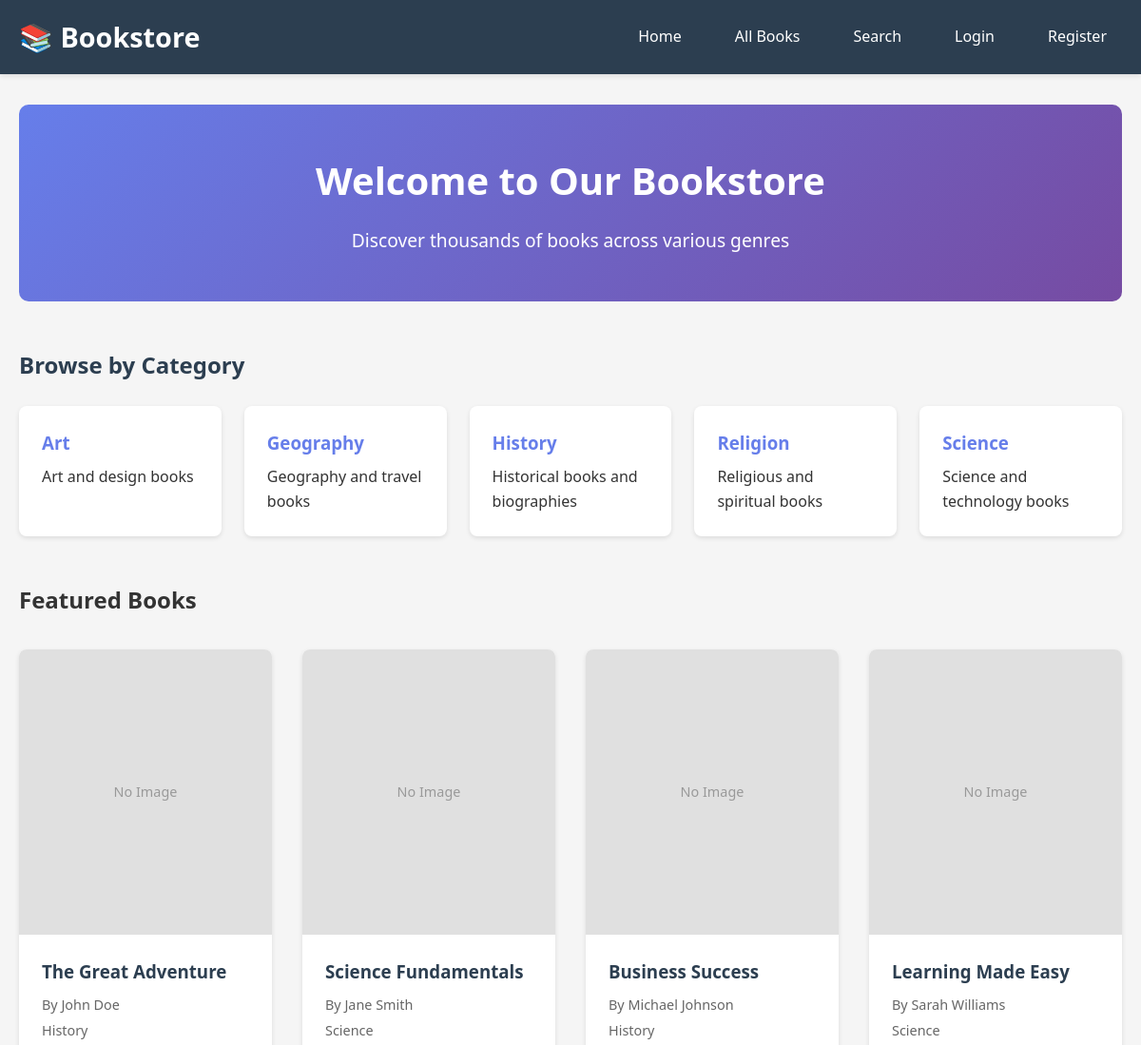
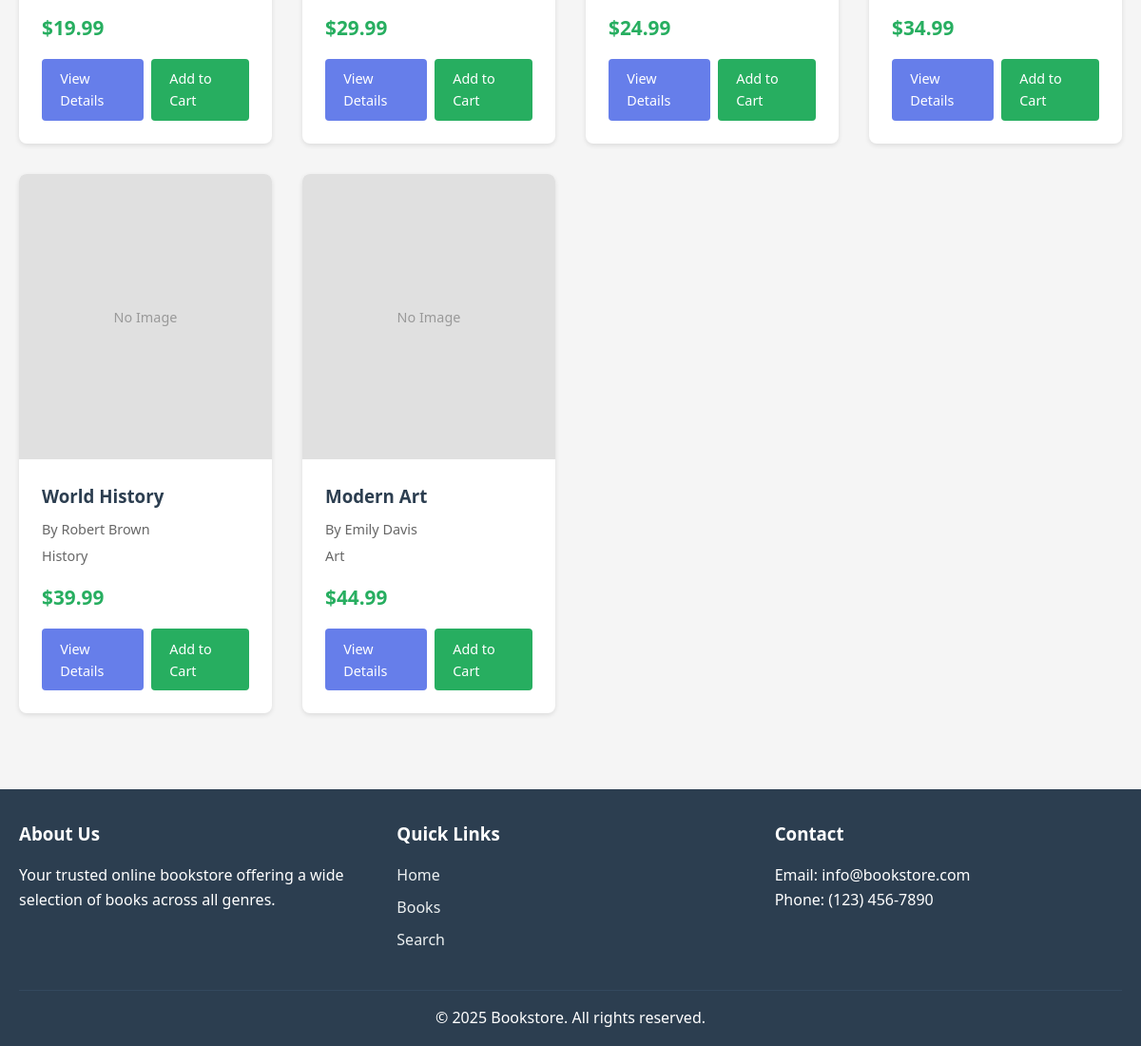
The page / on the database its author committed (2 pictures, top to bottom).
### tables this page shows
CREATE TABLE IF NOT EXISTS categories (
    category_id INT AUTO_INCREMENT PRIMARY KEY,
    category_name VARCHAR(100) NOT NULL UNIQUE,
    description TEXT,
    created_at TIMESTAMP DEFAULT CURRENT_TIMESTAMP
);

CREATE TABLE IF NOT EXISTS books (
    book_id INT AUTO_INCREMENT PRIMARY KEY,
    isbn VARCHAR(20) UNIQUE,
    title VARCHAR(255) NOT NULL,
    category_id INT NOT NULL,
    publisher_id INT NOT NULL,
    price DECIMAL(10, 2) NOT NULL,
    stock_quantity INT DEFAULT 0,
    threshold INT DEFAULT 10,
    description TEXT,
    image_url VARCHAR(255),
    publication_year YEAR,
    created_at TIMESTAMP DEFAULT CURRENT_TIMESTAMP,
    updated_at TIMESTAMP DEFAULT CURRENT_TIMESTAMP ON UPDATE CURRENT_TIMESTAMP,
    FOREIGN KEY (category_id) REFERENCES categories(category_id) ON DELETE CASCADE,
    FOREIGN KEY (publisher_id) REFERENCES publishers(publisher_id) ON DELETE CASCADE,
    INDEX idx_title (title),
    INDEX idx_category (category_id),
    INDEX idx_publisher (publisher_id),
    INDEX idx_isbn (isbn)
);

### includes/functions.php (called while the page is built, shortened)
<?php
function getFeaturedBooks($conn, $limit = 6) {
    $sql = "SELECT b.*, c.category_name, p.publisher_name,
            GROUP_CONCAT(DISTINCT a.author_name SEPARATOR ', ') as authors
            FROM books b
            JOIN categories c ON b.category_id = c.category_id
            JOIN publishers p ON b.publisher_id = p.publisher_id
            LEFT JOIN book_authors ba ON b.book_id = ba.book_id
            LEFT JOIN authors a ON ba.author_id = a.author_id
            WHERE b.stock_quantity > 0
            GROUP BY b.book_id
            ORDER BY b.created_at DESC
            LIMIT ?";
    $stmt = $conn->prepare($sql);
    $stmt->bind_param("i", $limit);
    $stmt->execute();
    $result = $stmt->get_result();
    return $result->fetch_all(MYSQLI_ASSOC);
}
function getCategories($conn) {
    $sql = "SELECT * FROM categories ORDER BY category_name";
    $result = $conn->query($sql);
    return $result->fetch_all(MYSQLI_ASSOC);
}
function isLoggedIn() {
    return isset($_SESSION['customer_id']);
}
?>

### index.php (the view, shortened to what this page needs)
<?php
require_once 'config/database.php';
require_once 'includes/functions.php';
$conn = getDBConnection();
$featured_books = getFeaturedBooks($conn, 6);
$categories = getCategories($conn);
include 'includes/header.php';
?>
<div class="container">
    <div class="hero-section">
        <h1>Welcome to Our Bookstore</h1>
        <p>Discover thousands of books across various genres</p>
    </div>
    <div class="categories-section">
        <h2>Browse by Category</h2>
        <div class="categories-grid">
            <?php foreach ($categories as $category): ?>
                <a href="books.php?category=<?php echo $category['category_id']; ?>" class="category-card">
                    <h3><?php echo htmlspecialchars($category['category_name']); ?></h3>
                    <p><?php echo htmlspecialchars($category['description'] ?? ''); ?></p>
                </a>
            <?php endforeach; ?>
        </div>
    </div>
    <div class="featured-books-section">
        <h2>Featured Books</h2>
        <div class="books-grid">
            <?php if (empty($featured_books)): ?>
                <p>No books available at the moment.</p>
            <?php else: ?>
                <?php foreach ($featured_books as $book): ?>
                    <div class="book-card">
                        <div class="book-image">
                            <?php if ($book['image_url']): ?>
                                <img src="<?php echo htmlspecialchars($book['image_url']); ?>" alt="<?php echo htmlspecialchars($book['title']); ?>">
                            <?php else: ?>
                                <div class="placeholder-image">No Image</div>
                            <?php endif; ?>
                        </div>
                        <div class="book-info">
                            <h3><a href="book-details.php?id=<?php echo $book['book_id']; ?>"><?php echo htmlspecialchars($book['title']); ?></a></h3>
                            <p class="author">By <?php echo htmlspecialchars($book['authors'] ?? 'N/A'); ?></p>
                            <p class="category"><?php echo htmlspecialchars($book['category_name']); ?></p>
                            <p class="price">$<?php echo number_format($book['price'], 2); ?></p>
                            <div class="book-actions">
                                <a href="book-details.php?id=<?php echo $book['book_id']; ?>" class="btn btn-primary">View Details</a>
                                <?php if ($book['stock_quantity'] > 0): ?>
                                    <a href="cart.php?action=add&book_id=<?php echo $book['book_id']; ?>" class="btn btn-success">Add to Cart</a>
                                <?php else: ?>
                                    <span class="btn btn-disabled">Out of Stock</span>
                                <?php endif; ?>
                            </div>
                        </div>
                    </div>
                <?php endforeach; ?>
            <?php endif; ?>
        </div>
    </div>
</div>
<?php
include 'includes/footer.php';
?>

### includes/header.php (shortened to what this page needs)
<?php
$base_path = '';
?>
<!DOCTYPE html>
<html lang="en">
<head>
    <link rel="stylesheet" href="<?php echo $base_path; ?>assets/css/style.css">
</head>
<body>
    <header class="main-header">
        <div class="container">
            <div class="header-content">
                <div class="logo">
                    <a href="<?php echo $base_path; ?>index.php">
                        <h1>📚 Bookstore</h1>
                    </a>
                </div>
                <nav class="main-nav">
                    <ul>
                        <?php if (strpos($_SERVER['PHP_SELF'], '/admin/') === false): ?>
                            <li><a href="<?php echo $base_path; ?>index.php">Home</a></li>
                            <li><a href="<?php echo $base_path; ?>books.php">All Books</a></li>
                            <li><a href="<?php echo $base_path; ?>search.php">Search</a></li>
                            <?php if (isLoggedIn()): ?>
                                <li><a href="<?php echo $base_path; ?>cart.php">Cart</a></li>
                                <li><a href="<?php echo $base_path; ?>orders.php">My Orders</a></li>
                                <li><a href="<?php echo $base_path; ?>profile.php">Profile</a></li>
                                <li><a href="<?php echo $base_path; ?>logout.php">Logout</a></li>
                            <?php else: ?>
                                <li><a href="<?php echo $base_path; ?>login.php">Login</a></li>
                                <li><a href="<?php echo $base_path; ?>register.php">Register</a></li>
                            <?php endif; ?>
                        <?php endif; ?>
                    </ul>
                </nav>
            </div>
        </div>
    </header>
    <main class="main-content">

### includes/footer.php (shortened to what this page needs)
    </main>
    <?php
    $base_path = '';
    ?>
    <footer class="main-footer">
        <div class="container">
            <div class="footer-content">
                <div class="footer-section">
                    <h3>About Us</h3>
                    <p>Your trusted online bookstore offering a wide selection of books across all genres.</p>
                </div>
                <div class="footer-section">
                    <h3>Quick Links</h3>
                    <ul>
                        <li><a href="<?php echo $base_path; ?>index.php">Home</a></li>
                        <li><a href="<?php echo $base_path; ?>books.php">Books</a></li>
                        <li><a href="<?php echo $base_path; ?>search.php">Search</a></li>
                    </ul>
                </div>
                <div class="footer-section">
                    <h3>Contact</h3>
                    <p>Email: info@bookstore.com</p>
                    <p>Phone: (123) 456-7890</p>
                </div>
            </div>
            <div class="footer-bottom">
                <p>&copy; <?php echo date('Y'); ?> Bookstore. All rights reserved.</p>
            </div>
        </div>
    </footer>
</body>
</html>

### assets/css/style.css (style rules this page uses)
* { margin: 0; padding: 0; box-sizing: border-box; }
body { font-family: 'Segoe UI', Tahoma, Geneva, Verdana, sans-serif; line-height: 1.6; color: #333; background-color: #f5f5f5; }
.container { max-width: 1200px; margin: 0 auto; padding: 0 20px; }
.main-header { background-color: #2c3e50; color: white; padding: 1rem 0; box-shadow: 0 2px 5px rgba(0,0,0,0.1); }
.header-content { display: flex; justify-content: space-between; align-items: center; }
.logo a { color: white; text-decoration: none; }
.logo h1 { font-size: 1.8rem; }
.main-nav ul { list-style: none; display: flex; gap: 1.5rem; }
.main-nav a { color: white; text-decoration: none; padding: 0.5rem 1rem; border-radius: 4px; transition: background-color 0.3s; }
.main-content { min-height: calc(100vh - 200px); padding: 2rem 0; }
.hero-section { text-align: center; padding: 3rem 0; background: linear-gradient(135deg, #667eea 0%, #764ba2 100%); color: white; border-radius: 10px; margin-bottom: 3rem; }
.hero-section h1 { font-size: 2.5rem; margin-bottom: 1rem; }
.hero-section p { font-size: 1.2rem; }
.categories-section { margin-bottom: 3rem; }
.categories-section h2 { margin-bottom: 1.5rem; color: #2c3e50; }
.categories-grid { display: grid; grid-template-columns: repeat(auto-fit, minmax(200px, 1fr)); gap: 1.5rem; }
.category-card { background: white; padding: 1.5rem; border-radius: 8px; text-decoration: none; color: #333; box-shadow: 0 2px 5px rgba(0,0,0,0.1); transition: transform 0.3s, box-shadow 0.3s; }
.category-card h3 { margin-bottom: 0.5rem; color: #667eea; }
.books-grid { display: grid; grid-template-columns: repeat(auto-fill, minmax(250px, 1fr)); gap: 2rem; margin-top: 2rem; }
.book-card { background: white; border-radius: 8px; overflow: hidden; box-shadow: 0 2px 5px rgba(0,0,0,0.1); transition: transform 0.3s, box-shadow 0.3s; }
.book-image { width: 100%; height: 300px; background-color: #e0e0e0; display: flex; align-items: center; justify-content: center; overflow: hidden; }
.placeholder-image { color: #999; font-size: 0.9rem; }
.book-info { padding: 1.5rem; }
.book-info h3 { margin-bottom: 0.5rem; }
.book-info h3 a { color: #2c3e50; text-decoration: none; }
.book-info .author, .book-info .category { color: #666; font-size: 0.9rem; margin-bottom: 0.3rem; }
.book-info .price { font-size: 1.3rem; font-weight: bold; color: #27ae60; margin: 1rem 0; }
.book-actions { display: flex; gap: 0.5rem; margin-top: 1rem; }
.btn { padding: 0.6rem 1.2rem; border: none; border-radius: 4px; text-decoration: none; display: inline-block; cursor: pointer; transition: background-color 0.3s; font-size: 0.9rem; }
.btn-primary { background-color: #667eea; color: white; }
.btn-success { background-color: #27ae60; color: white; }
.main-footer { background-color: #2c3e50; color: white; padding: 2rem 0 1rem; margin-top: 3rem; }
.footer-content { display: grid; grid-template-columns: repeat(auto-fit, minmax(250px, 1fr)); gap: 2rem; margin-bottom: 2rem; }
.footer-section h3 { margin-bottom: 1rem; }
.footer-section ul { list-style: none; }
.footer-section ul li { margin-bottom: 0.5rem; }
.footer-section a { color: #ecf0f1; text-decoration: none; }
.footer-bottom { text-align: center; padding-top: 1rem; border-top: 1px solid #34495e; }

### rows shown on the page
categories: category_name "Art", description "Art and design books"
categories: category_name "Geography", description "Geography and travel books"
categories: category_name "History", description "Historical books and biographies"
categories: category_name "Religion", description "Religious and spiritual books"
categories: category_name "Science", description "Science and technology books"
books: shows "No Image", title "The Great Adventure", authors "John Doe", category.category_name "History", price "19.99"
books: shows "No Image", title "Science Fundamentals", authors "Jane Smith", category.category_name "Science", price "29.99"
books: shows "No Image", title "Business Success", authors "Michael Johnson", category.category_name "History", price "24.99"
books: shows "No Image", title "Learning Made Easy", authors "Sarah Williams", category.category_name "Science", price "34.99"
books: shows "No Image", title "World History", authors "Robert Brown", category.category_name "History", price "39.99"
books: shows "No Image", title "Modern Art", authors "Emily Davis", category.category_name "Art", price "44.99"
